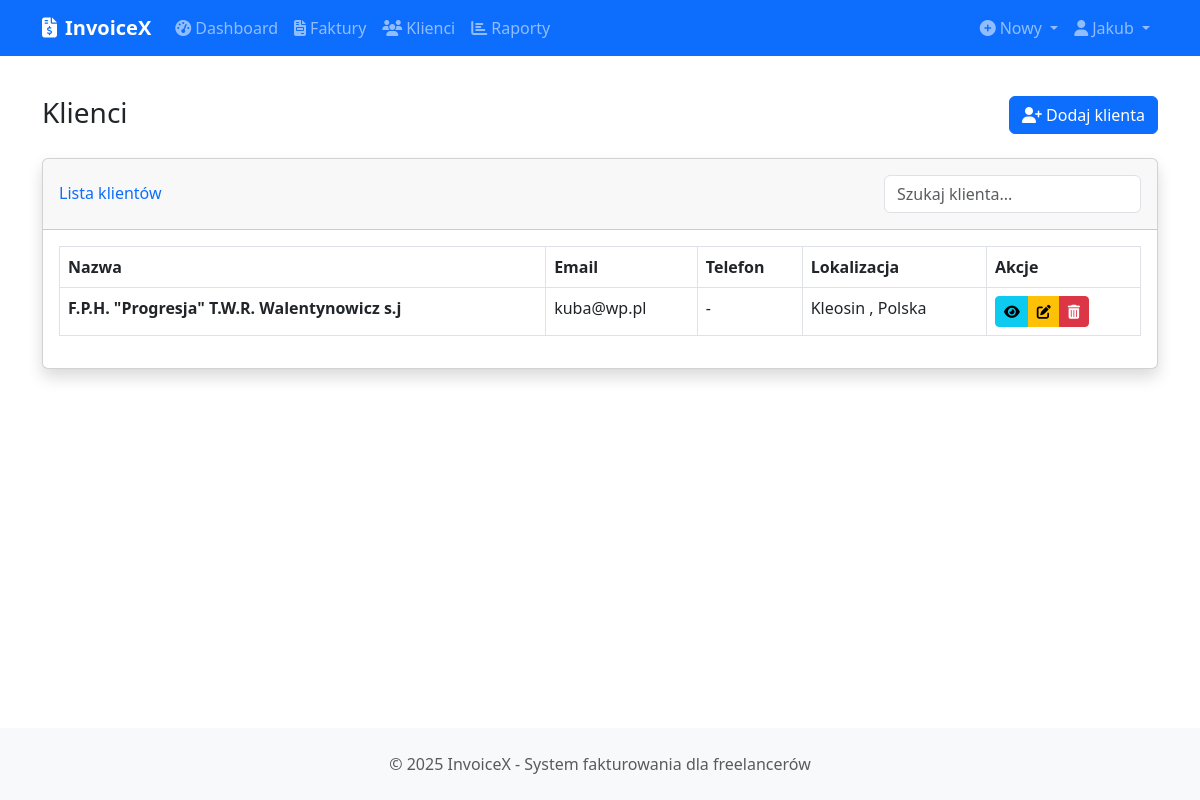
The page /clients (signed in) on the database its author committed.
### app/models/user.py (models this page shows, shortened)
class User(db.Model, UserMixin):
    __tablename__ = 'users'
    id = db.Column(db.Integer, primary_key=True)
    uuid = db.Column(db.String(36), unique=True, default=lambda: str(uuid.uuid4()))
    email = db.Column(db.String(120), unique=True, nullable=False, index=True)
    password_hash = db.Column(db.String(256), nullable=False)
    first_name = db.Column(db.String(50), nullable=False)
    last_name = db.Column(db.String(50), nullable=False)
    company_name = db.Column(db.String(100))
    tax_id = db.Column(db.String(50))  # NIP
    address_line1 = db.Column(db.String(100))
    address_line2 = db.Column(db.String(100))
    city = db.Column(db.String(50))
    postal_code = db.Column(db.String(20))
    country = db.Column(db.String(50))
    phone = db.Column(db.String(20))
    logo = db.Column(db.String(255))  # Ścieżka do pliku logo
    is_active = db.Column(db.Boolean, default=True)
    confirmed = db.Column(db.Boolean, default=False)
    confirmed_on = db.Column(db.DateTime)
    created_at = db.Column(db.DateTime, default=datetime.utcnow)
    updated_at = db.Column(db.DateTime, default=datetime.utcnow, onupdate=datetime.utcnow)
    last_login = db.Column(db.DateTime)
    clients = db.relationship('Client', backref='user', lazy='dynamic', cascade='all, delete-orphan')
    invoices = db.relationship('Invoice', backref='user', lazy='dynamic', cascade='all, delete-orphan')

### app/models/client.py (models this page shows, shortened)
class Client(db.Model):
    __tablename__ = 'clients'
    id = db.Column(db.Integer, primary_key=True)
    uuid = db.Column(db.String(36), unique=True, default=lambda: str(uuid.uuid4()))
    user_id = db.Column(db.Integer, db.ForeignKey('users.id'), nullable=False)
    name = db.Column(db.String(100), nullable=False)
    email = db.Column(db.String(120))
    company_name = db.Column(db.String(100))
    tax_id = db.Column(db.String(50))  # NIP
    address_line1 = db.Column(db.String(100))
    address_line2 = db.Column(db.String(100))
    city = db.Column(db.String(50))
    postal_code = db.Column(db.String(20))
    country = db.Column(db.String(50))
    phone = db.Column(db.String(20))
    notes = db.Column(db.Text)
    is_active = db.Column(db.Boolean, default=True)
    created_at = db.Column(db.DateTime, default=datetime.utcnow)
    updated_at = db.Column(db.DateTime, default=datetime.utcnow, onupdate=datetime.utcnow)
    invoices = db.relationship('Invoice', backref='client', lazy='dynamic', cascade='all, delete-orphan')

### app/routes/dashboard.py (the view)
@dashboard_bp.route('/clients')
@login_required
def clients():
    page = request.args.get('page', 1, type=int)
    query = Client.query.filter_by(user_id=current_user.id)
    query = query.order_by(Client.name)
    pagination = query.paginate(page=page, per_page=10, error_out=False)
    clients = pagination.items
    return render_template('dashboard/clients.html',
                          title='Klienci',
                          clients=clients,
                          pagination=pagination)

### app/models/user.py (called while the page is built)
@login_manager.user_loader
def load_user(user_id):
    return User.query.get(user_id)

### app/templates/dashboard/clients.html (shortened to what this page needs)
{% extends 'layout.html' %}
{% block content %}
<div class="row mb-4">
    <div class="col-md-6">
        <h1 class="h3 mb-0 text-gray-800">Klienci</h1>
    </div>
    <div class="col-md-6 text-md-end">
        <button type="button" class="btn btn-primary" data-bs-toggle="modal" data-bs-target="#addClientModal">
            <i class="fas fa-user-plus me-1"></i>Dodaj klienta
        </button>
    </div>
</div>
<div class="card shadow mb-4">
    <div class="card-header py-3 d-flex justify-content-between align-items-center">
        <h6 class="m-0 font-weight-bold text-primary">Lista klientów</h6>
        <div class="d-flex">
            <input type="text" class="form-control table-search" placeholder="Szukaj klienta..." data-table="clients-table">
        </div>
    </div>
    <div class="card-body">
        {% if clients %}
        <div class="table-responsive">
            <table class="table table-bordered table-hover" id="clients-table">
                <thead>
                    <tr>
                        <th>Nazwa</th>
                        <th>Email</th>
                        <th>Telefon</th>
                        <th>Lokalizacja</th>
                        <th>Akcje</th>
                    </tr>
                </thead>
                <tbody>
                    {% for client in clients %}
                    <tr>
                        <td>
                            <strong>{{ client.name }}</strong><br>
                        </td>
                        <td>{{ client.email or '-' }}</td>
                        <td>{{ client.phone or '-' }}</td>
                        <td>
                            {% if client.city %}
                            {{ client.city }}
                            {% if client.country %}
                            , {{ client.country }}
                            {% endif %}
                            {% elif client.country %}
                            {{ client.country }}
                            {% else %}
                            -
                            {% endif %}
                        </td>
                        <td>
                            <div class="btn-group btn-group-sm">
                                <button type="button" class="btn btn-info view-client-btn"
                                        data-bs-toggle="modal" data-bs-target="#viewClientModal"
                                        data-client-id="{{ client.id }}">
                                    <i class="fas fa-eye"></i>
                                </button>
                                <button type="button" class="btn btn-warning edit-client-btn"
                                        data-bs-toggle="modal" data-bs-target="#editClientModal"
                                        data-client-id="{{ client.id }}">
                                    <i class="fas fa-edit"></i>
                                </button>
                                <button type="button" class="btn btn-danger delete-client-btn"
                                        data-bs-toggle="modal" data-bs-target="#deleteClientModal"
                                        data-client-id="{{ client.id }}">
                                    <i class="fas fa-trash-alt"></i>
                                </button>
                            </div>
                        </td>
                    </tr>
                    {% endfor %}
                </tbody>
            </table>
        </div>
        {% endif %}
    </div>
</div>
{% endblock %}

### app/templates/layout.html (shortened to what this page needs)
<!DOCTYPE html>
<html lang="pl">
<head>
    <link href="https://cdn.jsdelivr.net/npm/bootstrap@5.3.0/dist/css/bootstrap.min.css" rel="stylesheet">
    <link rel="stylesheet" href="https://cdnjs.cloudflare.com/ajax/libs/font-awesome/6.4.0/css/all.min.css">
    <link rel="stylesheet" href="{{ url_for('static', filename='css/style.css') }}">
</head>
<body>
    {% if current_user.is_authenticated %}
    <nav class="navbar navbar-expand-lg navbar-dark bg-primary">
        <div class="container">
            <a class="navbar-brand" href="{{ url_for('dashboard.index') }}">
                <i class="fas fa-file-invoice-dollar me-2"></i>{{ app_name }}
            </a>
            <div class="collapse navbar-collapse" id="navbarMain">
                <ul class="navbar-nav me-auto">
                    <li class="nav-item">
                        <a class="nav-link" href="{{ url_for('dashboard.index') }}">
                            <i class="fas fa-tachometer-alt me-1"></i>Dashboard
                        </a>
                    </li>
                    <li class="nav-item">
                        <a class="nav-link" href="{{ url_for('dashboard.invoices') }}">
                            <i class="fas fa-file-invoice me-1"></i>Faktury
                        </a>
                    </li>
                    <li class="nav-item">
                        <a class="nav-link" href="{{ url_for('dashboard.clients') }}">
                            <i class="fas fa-users me-1"></i>Klienci
                        </a>
                    </li>
                    <li class="nav-item">
                        <a class="nav-link" href="{{ url_for('reports.index') }}">
                            <i class="fas fa-chart-bar me-1"></i>Raporty
                        </a>
                    </li>
                </ul>
                <ul class="navbar-nav ms-auto">
                    <li class="nav-item dropdown">
                        <a class="nav-link dropdown-toggle" href="#" id="navbarDropdownCreate" role="button"
                           data-bs-toggle="dropdown" aria-expanded="false">
                            <i class="fas fa-plus-circle me-1"></i>Nowy
                        </a>
                    </li>
                    <li class="nav-item dropdown">
                        <a class="nav-link dropdown-toggle" href="#" id="navbarDropdownUser" role="button"
                           data-bs-toggle="dropdown" aria-expanded="false">
                            <i class="fas fa-user me-1"></i>{{ current_user.first_name }}
                        </a>
                    </li>
                </ul>
            </div>
        </div>
    </nav>
    {% endif %}
    <main class="container py-4">
        {% block content %}{% endblock %}
    </main>
    <footer class="bg-light py-4 mt-auto">
        <div class="container text-center">
            <p class="mb-0 text-muted">
                &copy; {{ current_year }} {{ app_name }} - System fakturowania dla freelancerów
            </p>
        </div>
    </footer>
</body>
</html>

### app/static/css/style.css (style rules this page uses)
body { min-height: 100vh; display: flex; flex-direction: column; }
main { flex: 1; }
.navbar-brand { font-weight: 600; }

### rows shown on the page
User: first_name "Jakub"
Client: name "F.P.H. \"Progresja\" T.W.R. Walentynowicz s.j", email "kuba@wp.pl", phone "-", city "Kleosin", country "Polska"

### other values the page prints
{{ app_name }} "InvoiceX"
{{ current_year }} "2025"
